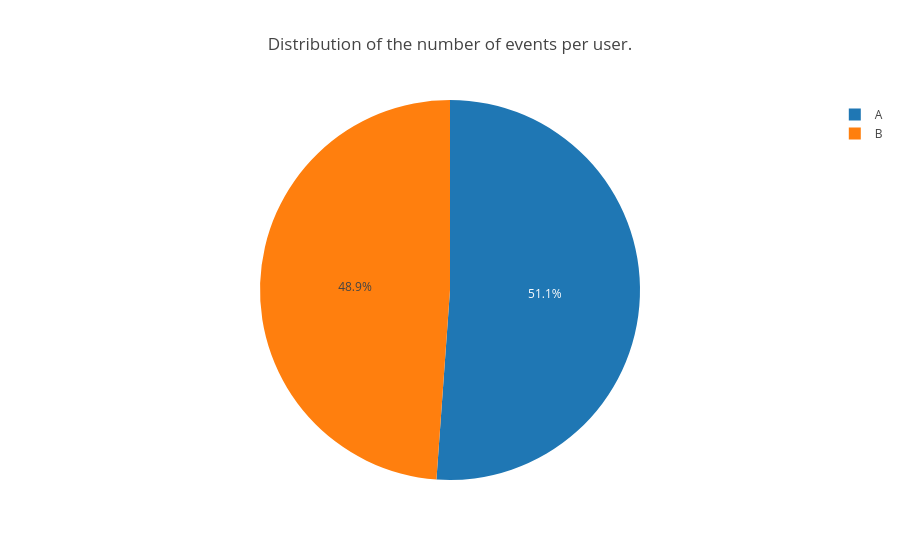

The notebook cell this image was saved under:
### Markdown cell above
### Is the number of events per user distributed equally in the samples?

### Code cell
tm_events_per_user = df_ab_testing.groupby(['group']).agg({
    'user_id': 'nunique',
    'event_dt': 'count'
}).rename(columns={
    'user_id': 'n_users',
    'event_dt': 'n_events'
}).reset_index()

tm_events_per_user['n_events_per_user'] = round(tm_events_per_user.n_events / tm_events_per_user.n_users, 2)
tm_events_per_user

fig = px.pie(
    tm_events_per_user,
    values='n_events',
    names='group',
    #              color='region',
    title='Distribution of the number of events per user.')

fig.show()

### Figure 1 — Plotly figure (JSON) as saved in the notebook; plotly's stock layout.template omitted (floating-point values rounded to 4 significant figures)
{"data": [{"domain": {"x": [0.0, 1.0], "y": [0.0, 1.0]}, "hovertemplate": "group=%{label}<br>n_events=%{value}<extra></extra>", "labels": ["A", "B"], "legendgroup": "", "name": "", "showlegend": true, "values": [26513, 25335], "type": "pie"}], "layout": {"legend": {"tracegroupgap": 0}, "title": {"text": "Distribution of the number of events per user."}}}
